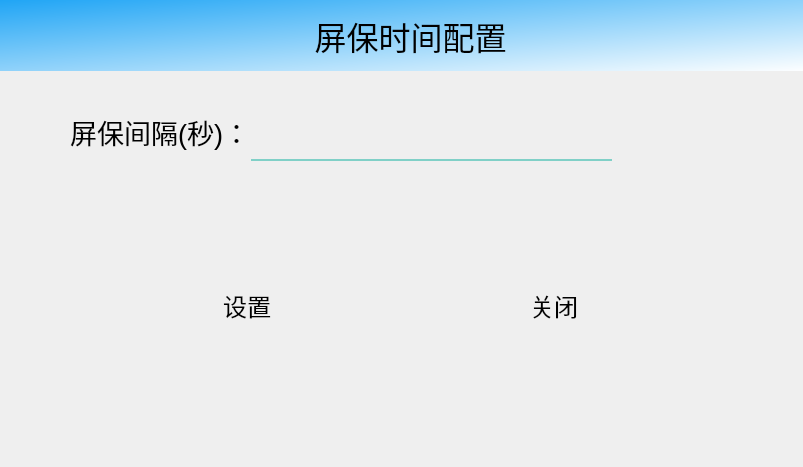
<?xml version="1.0" encoding="UTF-8"?>
<ui version="4.0">
 <class>DialogSetupScreenSaveTime</class>
 <widget class="QDialog" name="DialogSetupScreenSaveTime">
  <property name="geometry">
   <rect>
    <x>0</x>
    <y>0</y>
    <width>803</width>
    <height>467</height>
   </rect>
  </property>
  <property name="windowTitle">
   <string>Dialog</string>
  </property>
  <widget class="QLabel" name="label_3">
   <property name="geometry">
    <rect>
     <x>0</x>
     <y>0</y>
     <width>821</width>
     <height>71</height>
    </rect>
   </property>
   <property name="font">
    <font>
     <pointsize>24</pointsize>
    </font>
   </property>
   <property name="styleSheet">
    <string notr="true">color: black;
background-color:  qlineargradient(spread:pad, x1:0, y1:0, x2:1, y2:1, stop:0 #20A5F5, stop:1 #FFFFFF);</string>
   </property>
   <property name="text">
    <string>屏保时间配置</string>
   </property>
   <property name="alignment">
    <set>Qt::AlignCenter</set>
   </property>
  </widget>
  <widget class="QWidget" name="horizontalLayoutWidget">
   <property name="geometry">
    <rect>
     <x>0</x>
     <y>70</y>
     <width>811</width>
     <height>321</height>
    </rect>
   </property>
   <layout class="QHBoxLayout" name="hLayoutMain_5" stretch="1,0">
    <property name="spacing">
     <number>2</number>
    </property>
    <property name="leftMargin">
     <number>10</number>
    </property>
    <property name="topMargin">
     <number>10</number>
    </property>
    <property name="rightMargin">
     <number>5</number>
    </property>
    <property name="bottomMargin">
     <number>10</number>
    </property>
    <item>
     <layout class="QVBoxLayout" name="verticalLayout_9" stretch="0">
      <property name="spacing">
       <number>0</number>
      </property>
      <property name="leftMargin">
       <number>0</number>
      </property>
      <property name="topMargin">
       <number>0</number>
      </property>
      <property name="rightMargin">
       <number>0</number>
      </property>
      <property name="bottomMargin">
       <number>0</number>
      </property>
      <item>
       <widget class="QFrame" name="frameParaments_5">
        <property name="styleSheet">
         <string notr="true">background-color: transparent;color:white;</string>
        </property>
        <property name="frameShape">
         <enum>QFrame::NoFrame</enum>
        </property>
        <property name="frameShadow">
         <enum>QFrame::Raised</enum>
        </property>
        <widget class="QWidget" name="horizontalLayoutWidget_2">
         <property name="geometry">
          <rect>
           <x>0</x>
           <y>140</y>
           <width>781</width>
           <height>171</height>
          </rect>
         </property>
         <layout class="QHBoxLayout" name="horizontalLayout">
          <item>
           <widget class="QToolButton" name="btnSave">
            <property name="minimumSize">
             <size>
              <width>128</width>
              <height>90</height>
             </size>
            </property>
            <property name="font">
             <font>
              <pointsize>18</pointsize>
             </font>
            </property>
            <property name="focusPolicy">
             <enum>Qt::NoFocus</enum>
            </property>
            <property name="styleSheet">
             <string notr="true">background: rgba(255,255,255,0);
color: black;</string>
            </property>
            <property name="text">
             <string>设置</string>
            </property>
            <property name="icon">
             <iconset resource="Images.qrc">
              <normaloff>:/Images/setTime.png</normaloff>:/Images/setTime.png</iconset>
            </property>
            <property name="iconSize">
             <size>
              <width>64</width>
              <height>64</height>
             </size>
            </property>
            <property name="toolButtonStyle">
             <enum>Qt::ToolButtonTextUnderIcon</enum>
            </property>
            <property name="autoRaise">
             <bool>true</bool>
            </property>
           </widget>
          </item>
          <item>
           <widget class="QToolButton" name="btnClose">
            <property name="minimumSize">
             <size>
              <width>128</width>
              <height>90</height>
             </size>
            </property>
            <property name="font">
             <font>
              <pointsize>18</pointsize>
             </font>
            </property>
            <property name="focusPolicy">
             <enum>Qt::NoFocus</enum>
            </property>
            <property name="styleSheet">
             <string notr="true">background: rgba(255,255,255,0);
color: black;</string>
            </property>
            <property name="text">
             <string>关闭</string>
            </property>
            <property name="icon">
             <iconset resource="Images.qrc">
              <normaloff>:/Images/out3.png</normaloff>:/Images/out3.png</iconset>
            </property>
            <property name="iconSize">
             <size>
              <width>64</width>
              <height>64</height>
             </size>
            </property>
            <property name="toolButtonStyle">
             <enum>Qt::ToolButtonTextUnderIcon</enum>
            </property>
            <property name="autoRaise">
             <bool>true</bool>
            </property>
           </widget>
          </item>
         </layout>
        </widget>
        <widget class="QLabel" name="label_32">
         <property name="geometry">
          <rect>
           <x>40</x>
           <y>20</y>
           <width>200</width>
           <height>64</height>
          </rect>
         </property>
         <property name="minimumSize">
          <size>
           <width>0</width>
           <height>64</height>
          </size>
         </property>
         <property name="font">
          <font>
           <pointsize>20</pointsize>
          </font>
         </property>
         <property name="styleSheet">
          <string notr="true">background-color: transparent;
color: black;</string>
         </property>
         <property name="text">
          <string>屏保间隔(秒)：</string>
         </property>
         <property name="alignment">
          <set>Qt::AlignRight|Qt::AlignTrailing|Qt::AlignVCenter</set>
         </property>
        </widget>
        <widget class="QLineEdit" name="leScreenTime">
         <property name="geometry">
          <rect>
           <x>241</x>
           <y>30</y>
           <width>361</width>
           <height>51</height>
          </rect>
         </property>
         <property name="font">
          <font>
           <pointsize>20</pointsize>
          </font>
         </property>
         <property name="styleSheet">
          <string notr="true">background-color: transparent;
color:black;
border-width:0;
border-style:outset;
border-bottom:2px solid #80d0c7;</string>
         </property>
        </widget>
       </widget>
      </item>
     </layout>
    </item>
    <item>
     <widget class="QFrame" name="frame_10">
      <property name="minimumSize">
       <size>
        <width>1</width>
        <height>0</height>
       </size>
      </property>
      <property name="maximumSize">
       <size>
        <width>1</width>
        <height>16777215</height>
       </size>
      </property>
      <property name="styleSheet">
       <string notr="true">background-color: #fffde4;
color:white;</string>
      </property>
      <property name="frameShape">
       <enum>QFrame::NoFrame</enum>
      </property>
      <property name="frameShadow">
       <enum>QFrame::Raised</enum>
      </property>
     </widget>
    </item>
   </layout>
  </widget>
 </widget>
 <resources>
  <include location="Images.qrc"/>
 </resources>
 <connections/>
</ui>
